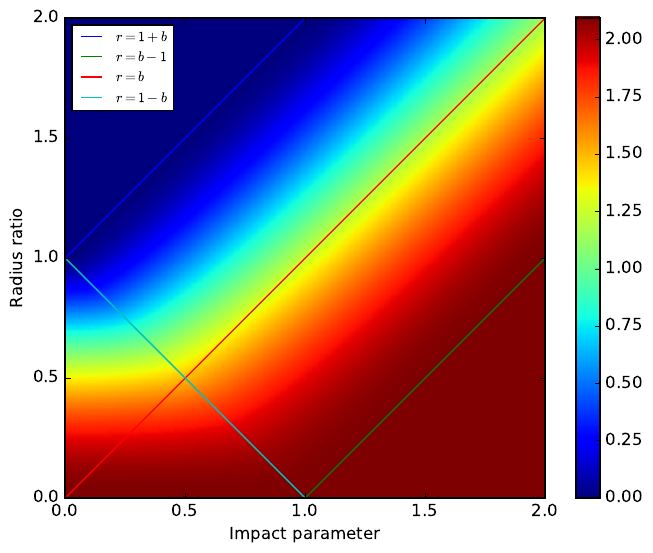

Write Julia code to recreate this figure.
# Uses new formulation from limbdark paper.

include("s2_stable.jl")

# Run some tests:

using PyPlot
nb = 401; nr = 401
b=linspace(0.0,2,nr)
r=linspace(0.0,2,nr)
fgrid = zeros(Float64,nr,nb)
fgrid_big = zeros(Float64,nr,nb)
for ib=1:nb
#  if mod(ib,10) == 0
#    println("Finished: ",ib/nr*100,"%")
#  end
  for ir=1:nr
    fgrid[ir,ib]=s2(r[ir],b[ib])
    fgrid_big[ir,ib]=convert(Float64,s2(big(r[ir]),big(b[ib])))
  end
end

img=imshow(fgrid,interpolation="nearest",origin="lower",extent=[0,2,0,2])
plot([0,1],[1,2],label=L"$r=1+b$")
plot([1,2],[0,1],label=L"$r=b-1$")
plot([0,2],[0,2],label=L"$r=b$")
plot([0,1],[1,0],label=L"$r=1-b$")
legend(loc="upper left",fontsize=10)
xlabel("Impact parameter")
ylabel("Radius ratio")
colorbar(img)
#savefig("transit_linear.pdf", bbox_inches="tight")
